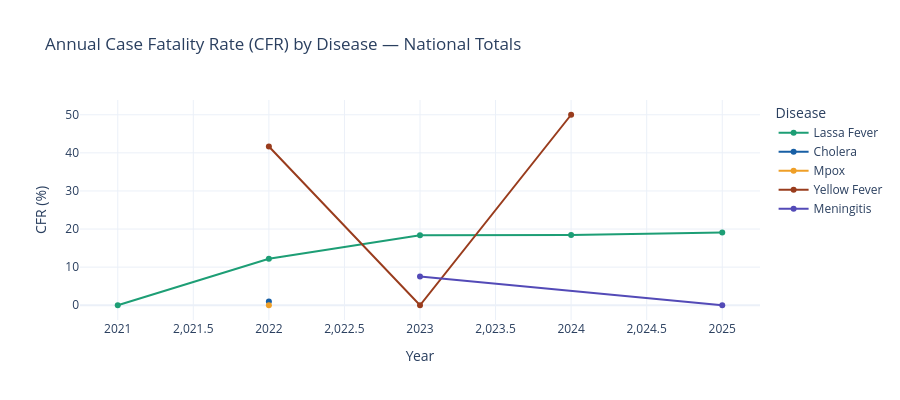

Notebook cell for this chart:
### Markdown cell above
## 7. CFR Trend Analysis

Case Fatality Rate over time — a declining CFR signals improving treatment; rising suggests system strain.

### Code cell
# Compute CFR as national annual totals (sum deaths / sum cases per year per disease).
# Averaging row-level cfr_pct is wrong: most rows are zero-case weeks and a handful
# of rows have deaths > cases (data artefact), inflating the mean to impossible values.
cfr_annual = (
    df.dropna(subset=['year'])
    .groupby(['year', 'disease'])[['primary_cases', 'deaths']]
    .sum()
    .reset_index()
)
cfr_annual['cfr_pct'] = np.where(
    cfr_annual['primary_cases'] > 0,
    (cfr_annual['deaths'] / cfr_annual['primary_cases'] * 100).round(2),
    np.nan,
)
# Only plot years where the disease actually had cases
cfr_plot = cfr_annual.dropna(subset=['cfr_pct'])
cfr_plot = cfr_plot[cfr_plot['primary_cases'] > 0]

fig = px.line(
    cfr_plot,
    x      = 'year',
    y      = 'cfr_pct',
    color  = 'disease',
    markers= True,
    title  = 'Annual Case Fatality Rate (CFR) by Disease — National Totals',
    labels = {'year': 'Year', 'cfr_pct': 'CFR (%)', 'disease': 'Disease'},
    color_discrete_sequence = PALETTE,
    template = 'plotly_white',
)
fig.update_layout(height=400, yaxis_range=[0, None])
fig.show()

print('\n  CFR summary (national annual totals — only years with cases):')
print(f'  {"Disease":<20} {"Year":<6} {"Cases":>8} {"Deaths":>8} {"CFR %":>8}')
print(f'  {"-"*54}')
for _, row in cfr_plot.sort_values(['disease','year']).iterrows():
    print(f'  {row["disease"]:<20} {int(row["year"]):<6} {int(row["primary_cases"]):>8,} {int(row["deaths"]):>8,} {row["cfr_pct"]:>8.2f}%')

### Figure 1 — Plotly figure (JSON) as saved in the notebook; plotly's stock layout.template omitted (floating-point values rounded to 4 significant figures)
{"data": [{"hovertemplate": "Disease=Lassa Fever<br>Year=%{x}<br>CFR (%)=%{y}<extra></extra>", "legendgroup": "Lassa Fever", "line": {"color": "#1D9E75", "dash": "solid"}, "marker": {"symbol": "circle"}, "mode": "lines+markers", "name": "Lassa Fever", "orientation": "v", "showlegend": true, "type": "scatter", "x": [2021, 2022, 2023, 2024, 2025], "xaxis": "x", "y": [0.0, 12.19, 18.4, 18.45, 19.07], "yaxis": "y"}, {"hovertemplate": "Disease=Cholera<br>Year=%{x}<br>CFR (%)=%{y}<extra></extra>", "legendgroup": "Cholera", "line": {"color": "#185FA5", "dash": "solid"}, "marker": {"symbol": "circle"}, "mode": "lines+markers", "name": "Cholera", "orientation": "v", "showlegend": true, "type": "scatter", "x": [2022], "xaxis": "x", "y": [0.98], "yaxis": "y"}, {"hovertemplate": "Disease=Mpox<br>Year=%{x}<br>CFR (%)=%{y}<extra></extra>", "legendgroup": "Mpox", "line": {"color": "#EF9F27", "dash": "solid"}, "marker": {"symbol": "circle"}, "mode": "lines+markers", "name": "Mpox", "orientation": "v", "showlegend": true, "type": "scatter", "x": [2022], "xaxis": "x", "y": [0.0], "yaxis": "y"}, {"hovertemplate": "Disease=Yellow Fever<br>Year=%{x}<br>CFR (%)=%{y}<extra></extra>", "legendgroup": "Yellow Fever", "line": {"color": "#993C1D", "dash": "solid"}, "marker": {"symbol": "circle"}, "mode": "lines+markers", "name": "Yellow Fever", "orientation": "v", "showlegend": true, "type": "scatter", "x": [2022, 2023, 2024], "xaxis": "x", "y": [41.67, 0.0, 50.0], "yaxis": "y"}, {"hovertemplate": "Disease=Meningitis<br>Year=%{x}<br>CFR (%)=%{y}<extra></extra>", "legendgroup": "Meningitis", "line": {"color": "#534AB7", "dash": "solid"}, "marker": {"symbol": "circle"}, "mode": "lines+markers", "name": "Meningitis", "orientation": "v", "showlegend": true, "type": "scatter", "x": [2023, 2025], "xaxis": "x", "y": [7.54, 0.0], "yaxis": "y"}], "layout": {"height": 400, "legend": {"title": {"text": "Disease"}, "tracegroupgap": 0}, "title": {"text": "Annual Case Fatality Rate (CFR) by Disease — National Totals"}, "xaxis": {"anchor": "y", "domain": [0, 1], "title": {"text": "Year"}}, "yaxis": {"anchor": "x", "domain": [0, 1], "range": [0, null], "title": {"text": "CFR (%)"}}}}
